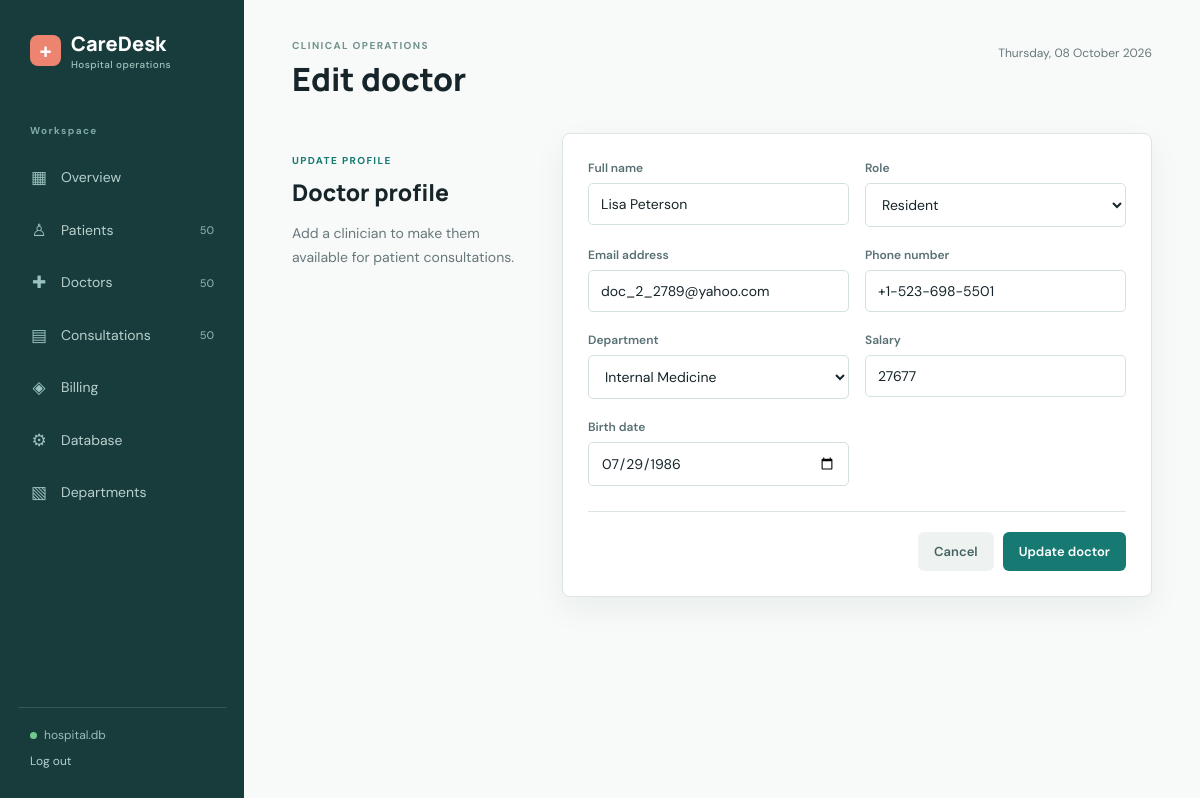
The page /doctors/3/edit (signed in) on the database as committed earlier.
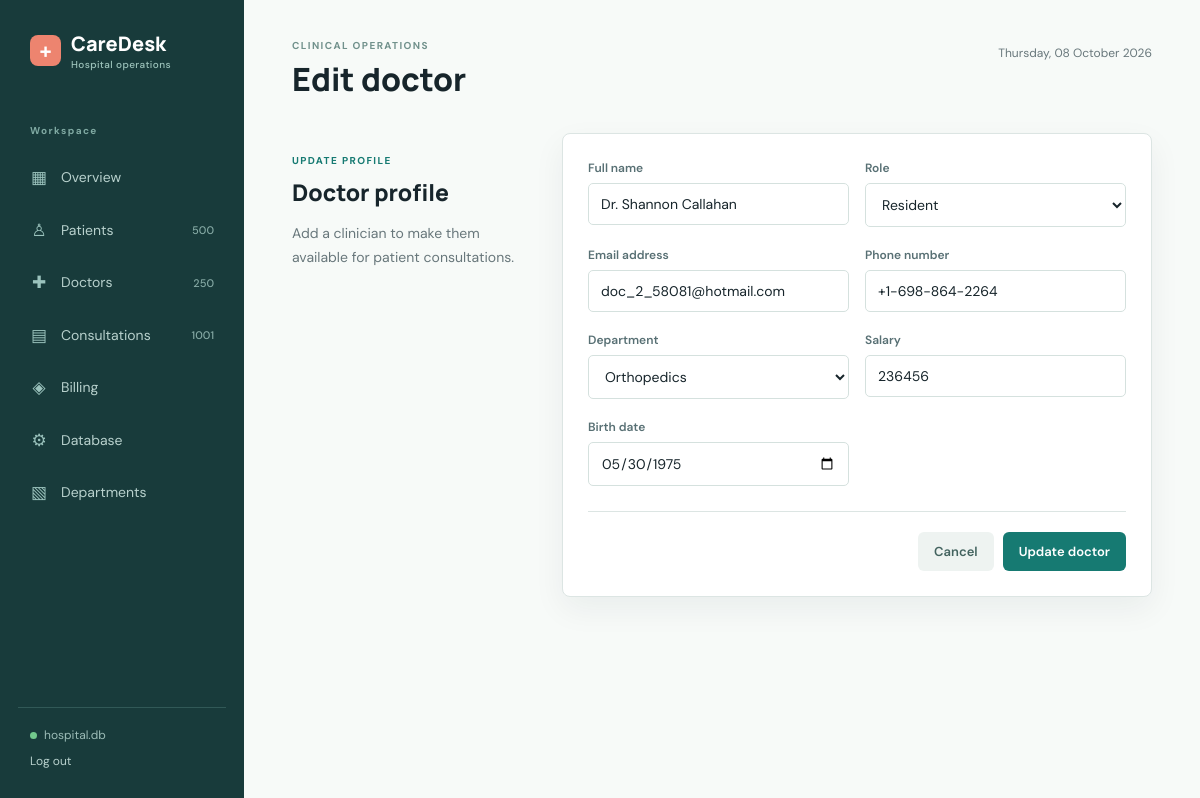
The same page on the database as committed later.
### tables this page shows
CREATE TABLE "Doctor" (
    "ID"         INTEGER PRIMARY KEY AUTOINCREMENT,
    "Name"       TEXT NOT NULL,
    "Type"       TEXT,
    "Email"      TEXT NOT NULL UNIQUE,
    "PhoneNo"    TEXT NOT NULL UNIQUE,
    "birthdate"  TEXT,
    "Department" INTEGER,
    "Salary"     INTEGER NOT NULL DEFAULT 10000 CHECK("Salary" > 1000),
    FOREIGN KEY ("Department") REFERENCES "Department"("ID")
);

CREATE TABLE "Department" (
    "ID"    INTEGER PRIMARY KEY AUTOINCREMENT,
    "Name"  TEXT NOT NULL UNIQUE
);

### app.py (the view, shortened to what this page needs)
@app.route("/doctors/<int:doctor_id>/edit", methods=("GET", "POST"))
def edit_doctor(doctor_id):
    record = fetch_one('SELECT * FROM "Doctor" WHERE "ID" = ?', (doctor_id,))
    departments = fetch_all('SELECT "ID", "Name" FROM "Department" ORDER BY "Name"')
    if record is None:
        flash("Doctor record not found.", "error")
        return redirect(url_for("doctors"))
    return render_template("doctor_form.html", departments=departments, record=record, editing=True)

### app.py (called while the page is built, shortened)
@app.before_request
def require_login():
    public_endpoints = {"login", "static"}
    if request.endpoint not in public_endpoints and not session.get("logged_in"):
        return redirect(url_for("login"))

def get_db():
    if "db" not in g:
        g.db = sqlite3.connect(app.config["DATABASE"])
        g.db.row_factory = sqlite3.Row
        g.db.execute("PRAGMA foreign_keys = ON")
    return g.db

def fetch_all(query, parameters=()):
    return get_db().execute(query, parameters).fetchall()

def fetch_one(query, parameters=()):
    return get_db().execute(query, parameters).fetchone()

@app.context_processor
def inject_navigation_counts():
    return {
        "now": datetime.now,
        "database_name": Path(app.config["DATABASE"]).name,
        "nav_counts": {
            "patients": fetch_one('SELECT COUNT(*) AS count FROM "Patient"')["count"],
            "doctors": fetch_one('SELECT COUNT(*) AS count FROM "Doctor"')["count"],
            "consultations": fetch_one('SELECT COUNT(*) AS count FROM "Consultation"')["count"],
        }
    }

### templates/doctor_form.html (shortened to what this page needs)
{% extends 'base.html' %}
{% block heading %}{{ 'Edit doctor' if editing else 'Add doctor' }}{% endblock %}
{% block content %}
<div class="form-layout">
  <div class="form-note">
    <p class="eyebrow">{{ 'UPDATE PROFILE' if editing else 'CARE TEAM' }}</p>
    <h2>Doctor profile</h2>
    <p>Add a clinician to make them available for patient consultations.</p>
  </div>
  <form class="panel form-panel" method="post">
    <div class="form-grid">
      <label>Full name
        <input name="name" value="{{ record.Name if record else '' }}" placeholder="Dr. Full Name" required autofocus>
      </label>
      <label>Role
        <select name="type" required>
          <option {% if record and record.Type == 'Resident' %}selected{% endif %}>Resident</option>
        </select>
      </label>
      <label>Email address
        <input name="email" value="{{ record.Email if record else '' }}" type="email" maxlength="254" required>
      </label>
      <label>Phone number
        <input name="phone" value="{{ record.PhoneNo if record else '' }}" type="tel" inputmode="numeric" pattern="[0-9]{10}"
               minlength="10" maxlength="10" placeholder="1234567890" required>
      </label>
      <label>Department
        <select name="department">
          {% for d in departments %}
          <option value="{{ d.ID }}" {% if record and record.Department == d.ID %}selected{% endif %}>{{ d.Name }}</option>
          {% endfor %}
        </select>
      </label>
      <label>Salary
        <input name="salary" type="number" min="1001" max="10000000" step="1"
               value="{{ record.Salary if record else 10000 }}" required>
      </label>
      <label>Birth date
        <input name="birthdate" type="date" value="{{ record.birthdate if record else '2003-10-24' }}"
               max="{{ now().strftime('%Y-%m-%d') }}">
      </label>
    </div>
    <div class="form-actions">
      <a class="button secondary" href="{{ url_for('doctors') }}">Cancel</a>
      <button class="button" type="submit">{{ 'Update doctor' if editing else 'Save doctor' }}</button>
    </div>
  </form>
</div>
{% endblock %}

Rows that differ between the two databases and show on the page:
changed Doctor "Resident": name "Lisa Peterson" → "Dr. Shannon Callahan"; email "doc_2_2789@yahoo.com" → "doc_2_58081@hotmail.com"; phone "+1-523-698-5501" → "+1-698-864-2264"; department "Internal Medicine" → "Orthopedics"; salary "27677" → "236456"; birthdate "07/29/1986" → "05/30/1975"
Other text that changed with them:
{{ nav_counts.patients }}: "50" → "500"
{{ nav_counts.doctors }}: "50" → "250"
{{ nav_counts.consultations }}: "50" → "1001"
